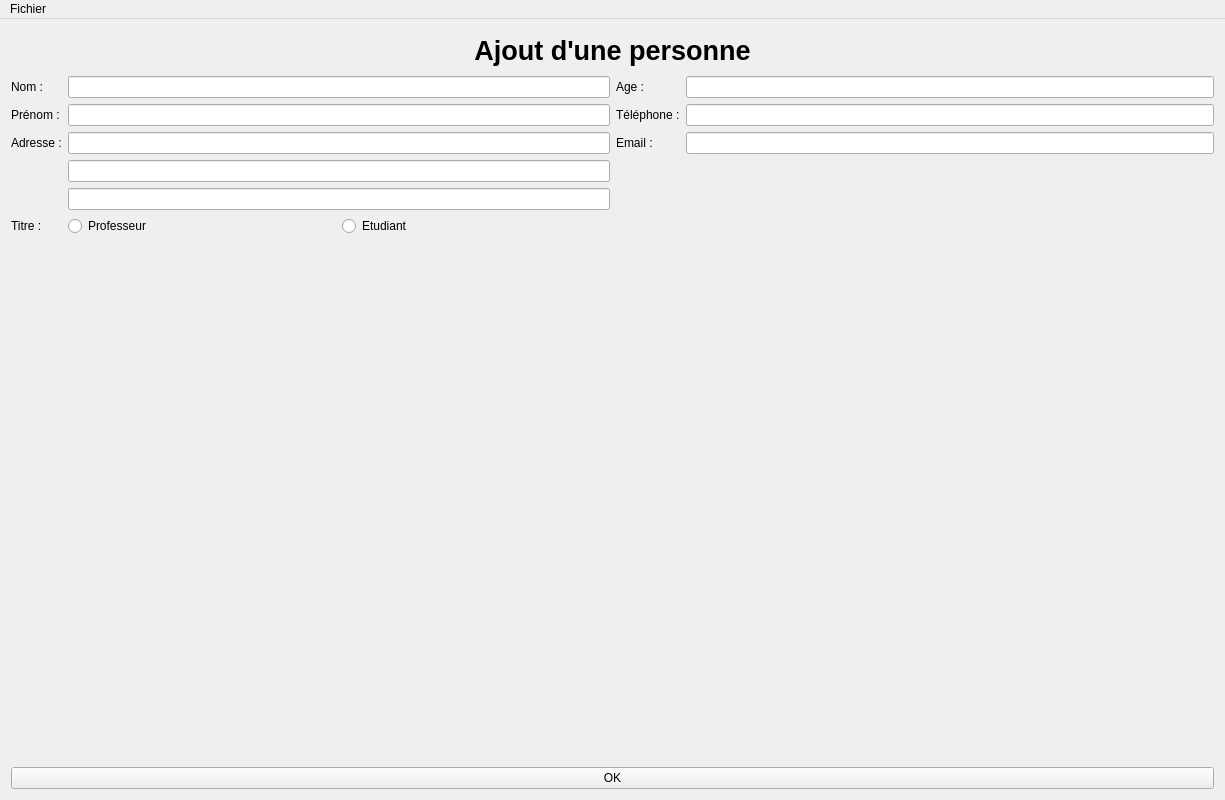
<?xml version="1.0" encoding="UTF-8"?>
<ui version="4.0">
 <class>PlusieursFormesClass</class>
 <widget class="QMainWindow" name="PlusieursFormesClass">
  <property name="geometry">
   <rect>
    <x>0</x>
    <y>0</y>
    <width>1225</width>
    <height>800</height>
   </rect>
  </property>
  <property name="windowTitle">
   <string>STS La Providence</string>
  </property>
  <widget class="QWidget" name="centralWidget">
   <layout class="QVBoxLayout" name="verticalLayout_2">
    <item>
     <layout class="QVBoxLayout" name="mainVerticalLayout">
      <item>
       <layout class="QHBoxLayout" name="horizontalLayout_2">
        <item>
         <widget class="QLabel" name="label_3">
          <property name="maximumSize">
           <size>
            <width>16777215</width>
            <height>40</height>
           </size>
          </property>
          <property name="font">
           <font>
            <pointsize>20</pointsize>
            <weight>75</weight>
            <bold>true</bold>
           </font>
          </property>
          <property name="text">
           <string>Ajout d'une personne</string>
          </property>
          <property name="alignment">
           <set>Qt::AlignCenter</set>
          </property>
         </widget>
        </item>
       </layout>
      </item>
      <item>
       <layout class="QHBoxLayout" name="FormContainerLayout">
        <item>
         <layout class="QFormLayout" name="formLayout_3">
          <item row="0" column="0">
           <widget class="QLabel" name="NameLabel">
            <property name="text">
             <string>Nom :</string>
            </property>
           </widget>
          </item>
          <item row="0" column="1">
           <widget class="QLineEdit" name="NameEdit"/>
          </item>
          <item row="1" column="0">
           <widget class="QLabel" name="FirstNameLabel">
            <property name="text">
             <string>Prénom :</string>
            </property>
           </widget>
          </item>
          <item row="1" column="1">
           <widget class="QLineEdit" name="FirstNameEdit"/>
          </item>
          <item row="2" column="0">
           <widget class="QLabel" name="AdressLabel">
            <property name="text">
             <string>Adresse :</string>
            </property>
           </widget>
          </item>
          <item row="2" column="1">
           <widget class="QLineEdit" name="AdressLineEdit1"/>
          </item>
          <item row="3" column="1">
           <widget class="QLineEdit" name="AdressLineEdit2"/>
          </item>
          <item row="4" column="1">
           <widget class="QLineEdit" name="AdressLineEdit3"/>
          </item>
          <item row="5" column="0">
           <widget class="QLabel" name="TitleLabel">
            <property name="text">
             <string>Titre :</string>
            </property>
           </widget>
          </item>
          <item row="5" column="1">
           <layout class="QHBoxLayout" name="horizontalLayout_3">
            <item>
             <widget class="QRadioButton" name="ProfRadioBtn">
              <property name="text">
               <string>Professeur</string>
              </property>
             </widget>
            </item>
            <item>
             <widget class="QRadioButton" name="EtudiantRadioBtn">
              <property name="text">
               <string>Etudiant</string>
              </property>
             </widget>
            </item>
           </layout>
          </item>
         </layout>
        </item>
        <item>
         <layout class="QFormLayout" name="formLayout_4">
          <item row="0" column="0">
           <widget class="QLabel" name="AgeLabel">
            <property name="text">
             <string>Age :</string>
            </property>
           </widget>
          </item>
          <item row="0" column="1">
           <widget class="QLineEdit" name="AgeEdit"/>
          </item>
          <item row="1" column="0">
           <widget class="QLabel" name="PhoneLabel">
            <property name="text">
             <string>Téléphone :</string>
            </property>
           </widget>
          </item>
          <item row="1" column="1">
           <widget class="QLineEdit" name="PhoneEdit"/>
          </item>
          <item row="2" column="0">
           <widget class="QLabel" name="EmailLabel">
            <property name="text">
             <string>Email :</string>
            </property>
           </widget>
          </item>
          <item row="2" column="1">
           <widget class="QLineEdit" name="MailEdit"/>
          </item>
         </layout>
        </item>
       </layout>
      </item>
      <item>
       <widget class="BaseHumainForm" name="widget" native="true">
        <property name="sizePolicy">
         <sizepolicy hsizetype="Preferred" vsizetype="Minimum">
          <horstretch>0</horstretch>
          <verstretch>0</verstretch>
         </sizepolicy>
        </property>
        <property name="minimumSize">
         <size>
          <width>0</width>
          <height>300</height>
         </size>
        </property>
        <property name="sizeIncrement">
         <size>
          <width>0</width>
          <height>0</height>
         </size>
        </property>
       </widget>
      </item>
      <item>
       <widget class="QPushButton" name="okBtn">
        <property name="text">
         <string>OK</string>
        </property>
       </widget>
      </item>
     </layout>
    </item>
   </layout>
  </widget>
  <widget class="QMenuBar" name="menuBar">
   <property name="geometry">
    <rect>
     <x>0</x>
     <y>0</y>
     <width>1225</width>
     <height>21</height>
    </rect>
   </property>
   <widget class="QMenu" name="menuFichier">
    <property name="title">
     <string>Fichier</string>
    </property>
    <addaction name="actionAjouter"/>
    <addaction name="actionAffichage"/>
    <addaction name="actionQuitter"/>
   </widget>
   <addaction name="menuFichier"/>
  </widget>
  <action name="actionAjouter">
   <property name="text">
    <string>Ajouter</string>
   </property>
  </action>
  <action name="actionAffichage">
   <property name="text">
    <string>Affichage</string>
   </property>
  </action>
  <action name="actionQuitter">
   <property name="text">
    <string>Quitter</string>
   </property>
  </action>
 </widget>
 <layoutdefault spacing="6" margin="11"/>
 <customwidgets>
  <customwidget>
   <class>BaseHumainForm</class>
   <extends>QWidget</extends>
   <header>basehumainform.h</header>
   <container>1</container>
  </customwidget>
 </customwidgets>
 <resources>
  <include location="PlusieursFormes.qrc"/>
 </resources>
 <connections/>
</ui>
